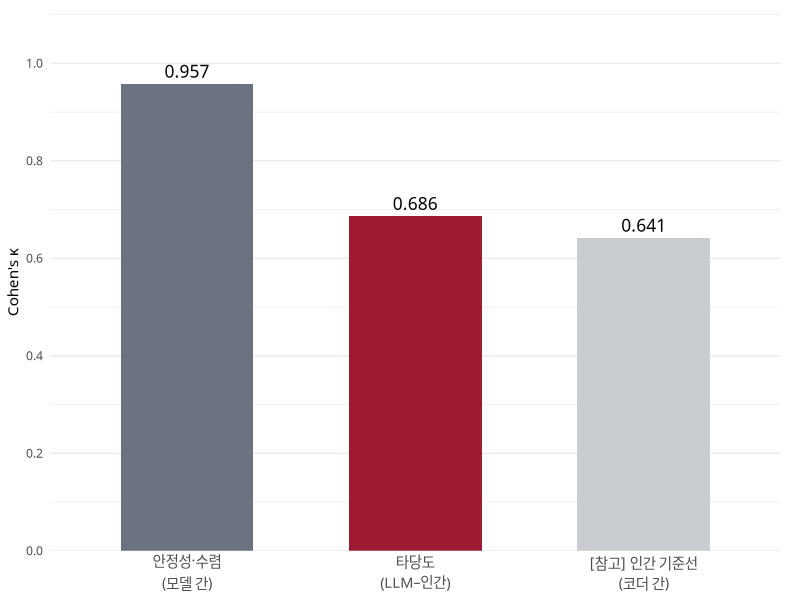

The R script that drew this image:
# ============================================================
# 7장 데이터 그림 생성
# ============================================================
# fig7-2_three_agreements.png — 안정성·수렴·타당도 세 지표 비교
#
# 여기 박힌 수치는 모두 실측이며, 출처는 아래와 같다. 임의로 고치지 말 것.
#
#   [수렴] 이종 모델 교차 — Opus 4.7 vs Sonnet 4.6, 22대 gold 198건
#     Data_Korea/National Assembly/bills/gender_classification/
#       gold_sample/gold_198_dual_20260423.csv  에서 직접 산출
#     unweighted κ = 0.877 / quadratic-weighted κ = 0.957 / 완전일치 95.5%
#
#   [타당도] LLM vs 인간 최종코드 — a_basis 층화 표본 200건
#     Data_Korea/National Assembly/human_validation/02_bill_gender_a_basis/
#       reconciliation/final_codes_20260530.csv + input/gender_sample_250_master.csv
#     κ = 0.686
#
#   [인간 기준선] RA 3인 pairwise κ 평균 — 같은 층화 표본 200건
#     responses/bill_gender_{A,B,C}_2026-05-*.csv  에서 직접 산출
#     κ = 0.641  (250건 전체로는 Fleiss κ = 0.608)
#
# 주의: [수렴]과 나머지 둘은 표본·대수가 다르다(198건 22대 vs 200건 a_basis).
#       같은 축에 그리는 것은 '무엇을 재는가'의 대비를 보이기 위함이며,
#       수치의 직접 뺄셈을 뜻하지 않는다. 캡션과 본문에 이 단서를 반드시 유지할 것.
#
# 실행: Rscript make_figures.R
# 출력: ../../figures/fig7-2_three_agreements.png
# ============================================================

library(ggplot2)

KRFONT <- "AppleGothic"   # 한글 두부(□□□) 방지 — CLAUDE.md 전역 규칙

d <- data.frame(
  what = factor(
    c("안정성·수렴\n(모델 간)", "타당도\n(LLM–인간)", "[참고] 인간 기준선\n(코더 간)"),
    levels = c("안정성·수렴\n(모델 간)", "타당도\n(LLM–인간)", "[참고] 인간 기준선\n(코더 간)")
  ),
  kappa = c(0.957, 0.686, 0.641),
  kind  = c("모델끼리", "사람과 대조", "사람끼리")
)

p <- ggplot(d, aes(x = what, y = kappa, fill = kind)) +
  geom_col(width = 0.58) +
  geom_text(aes(label = sprintf("%.3f", kappa)),
            vjust = -0.5, size = 4.4, family = KRFONT) +
  scale_y_continuous(limits = c(0, 1.08), breaks = seq(0, 1, 0.2),
                     expand = expansion(mult = c(0, 0.02))) +
  scale_fill_manual(values = c("모델끼리" = "#6B7280",
                               "사람과 대조" = "#9E1B32",
                               "사람끼리" = "#C9CCD1")) +
  labs(x = NULL, y = "Cohen's κ", fill = NULL) +
  theme_minimal(base_family = KRFONT) +   # 완전 테마는 base_family를 되돌리므로 여기서도 지정
  theme(
    legend.position = "none",
    panel.grid.major.x = element_blank(),
    axis.text.x = element_text(size = 10.5, lineheight = 1.15),
    plot.margin = margin(10, 14, 6, 6)
  )

outdir <- file.path("..", "..", "figures")
dir.create(outdir, showWarnings = FALSE, recursive = TRUE)
ggsave(file.path(outdir, "fig7-2_three_agreements.png"), p,
       width = 6.6, height = 3.6, dpi = 200, bg = "white")

cat("생성: figures/fig7-2_three_agreements.png\n")
